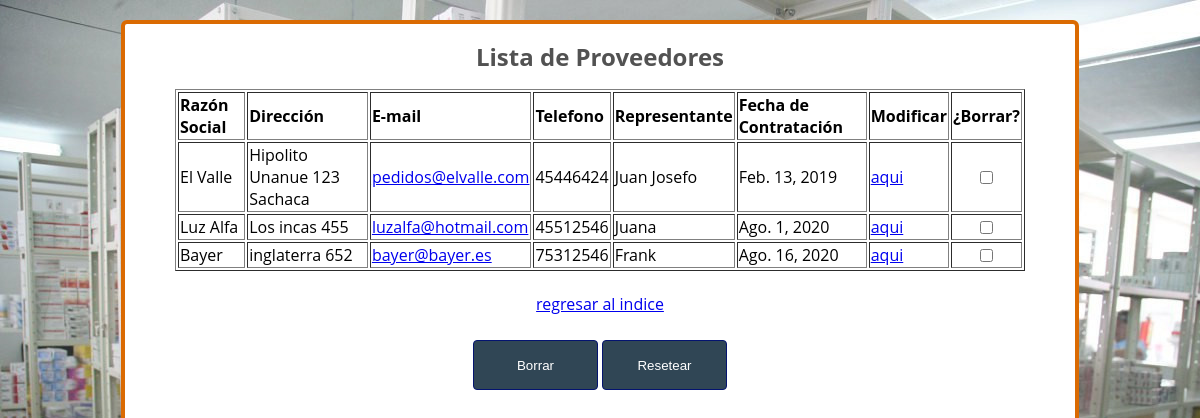
Page /proveedor/view_proveedor/ (signed in) on the committed database.
### proveedor/models.py (models this page shows, shortened)
class Proveedor(models.Model):
    razonsocial=models.CharField(max_length=300)
    direccion=models.CharField(max_length=300)
    email=models.EmailField(max_length=300)
    telefono=models.IntegerField()
    representante=models.CharField(max_length=300)
    fechacontratacion=models.DateField()
    def get_absolute_url(self):
        return reverse('proveedor:Proveedor_edit',kwargs={'myID':self.id})

### proveedor/views.py (the view)
# urls.py: path('view_proveedor/', Proveedor_view,name="Proveedor_view"),
def Proveedor_view(request):
	if request.method=='POST':
		checked = request.POST.getlist('CHECKED')
		for ch in checked:
			obj=get_object_or_404(Proveedor, id=ch)
			obj.delete()
	proveedor=Proveedor.objects.all()
	context={
		'proveedor':proveedor,
		}
	return render(request,'proveedor/proveedor_view.htm',context)

### proveedor/templates/proveedor/proveedor_view.htm (shortened to what this page needs)
{% extends 'proveedor/heredame_user.html' %}
{%block content %}
{% load static %}
<html>
<head>
<link rel="stylesheet" href="{% static 'css/form.css' %}">
</head>
<body>
<div  class="listing">
<form method="POST" action=""  onsubmit="return delete_selected_checkboxes();">{%csrf_token%}
	<h1>Lista de Proveedores</h1>
	<div >
		<table border="1" width="100%" id="container_table">
			<tr>
				<th style="text-align:left">Razón Social</th>
				<th style="text-align:left">Dirección</th>
				<th style="text-align:left">E-mail</th>
				<th style="text-align:left">Telefono</th>
				<th style="text-align:left">Representante</th>
				<th style="text-align:left">Fecha de Contratación</th>
				<th style="text-align:left">Modificar</th>
				<th style="text-align:left">¿Borrar?</th>
			</tr>
			{% for provee in proveedor %}
			<tr>
				<td ><span>
					{{provee.razonsocial}}</span></td>
				<td ><span>
					{{provee.direccion}}</span></td>
				<td ><span>
					<a href="mailto:{{provee.email}}">{{provee.email}}</a></a></span></td>
				<td ><span>
					{{provee.telefono}}</span></td>
				<td ><span>
					{{provee.representante}}</span></td>
				<td ><span>
					{{provee.fechacontratacion}}</span></td>
				<td ><span>
					<a href="{{provee.get_absolute_url}}">aqui</a></a></span></td>
				<td ><p align="center"><input type="checkbox"  name="CHECKED" value="{{provee.id}}"></td>
			</tr>
			{% endfor %}
		</table>
		<br>
		<a href="/">regresar al indice</a>
		<br><br>
	</div>
	<table class="simplealign">
			<tr>
				<td><input type="submit" value="Borrar" name="B1"  class="buttonsingle"></td>
				<td><input type="reset" value="Resetear" name="B2"  class="buttonsingle"></td>
			</tr>
	</table>
	</div>
</body>
</html>
{% endblock %}

### static/css/form.css (style rules this page uses)
body { font-family: 'Open Sans', sans-serif; background-image: url("/static/images/farmaciapag.jpg"); background-size: 100% ; margin: 0 auto 0 auto; width:100%; text-align:center; margin: 20px 0px 20px 0px; }
p { font-size:12px; text-decoration: none; color:#000000; }
h1 { font-size:1.5em; color:#525252; }
.simplealign { margin-left:auto; margin-right:auto; }
.listing { background:white; width:850px; height:800px; border-radius:6px; margin: 0 auto 60 auto; padding:0px 50px 70px 50px; border: #da6a02 4px solid; position: relative; top:0; bottom: 0; left: 0; right: 0; margin: auto; }
.buttonsingle { background:#304655; width:125px; height:50px; padding-top:5px; padding-bottom:5px; color:white; border-radius:4px; border: #041470 1px solid; }

### rows in the picture
Proveedor: razonsocial "El Valle", direccion "Hipolito Unanue 123 Sachaca", email "pedidos@elvalle.com", telefono "45446424", representante "Juan Josefo", fechacontratacion "Feb. 13, 2019"
Proveedor: razonsocial "Luz Alfa", direccion "Los incas 455", email "luzalfa@hotmail.com", telefono "45512546", representante "Juana", fechacontratacion "Ago. 1, 2020"
Proveedor: razonsocial "Bayer", direccion "inglaterra 652", email "bayer@bayer.es", telefono "75312546", representante "Frank", fechacontratacion "Ago. 16, 2020"
